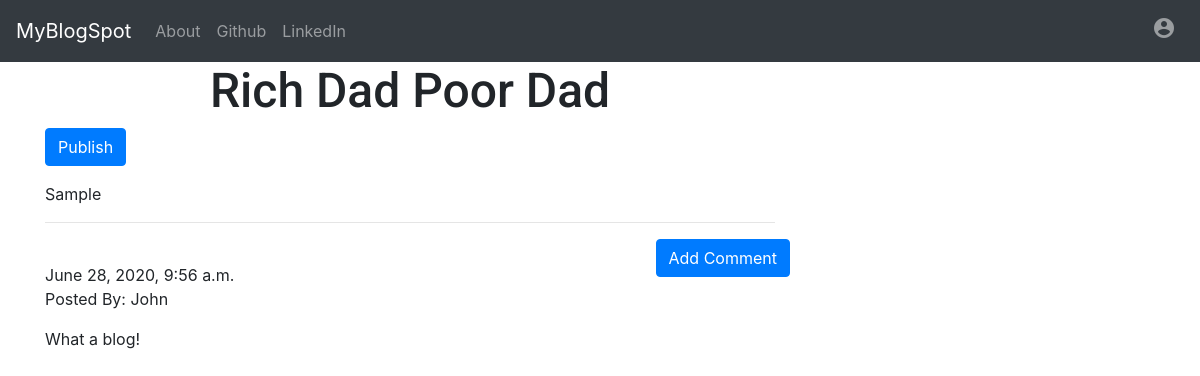
The page /post/5 on the database its author committed.
### blog/models.py (models this page shows, shortened)
class Post(models.Model):
    author = models.ForeignKey('auth.User', on_delete=models.CASCADE)
    title = models.CharField(max_length=200)
    text = models.TextField()
    create_date = models.DateTimeField(default=timezone.now)
    published_date = models.DateTimeField(blank=True, null=True)

class Comment(models.Model):
    post = models.ForeignKey('blog.Post', related_name='comments', on_delete=models.CASCADE)
    author = models.CharField(max_length=200)
    text = models.TextField()
    create_date = models.DateTimeField(default=timezone.now)
    approved_comment = models.BooleanField(default=False)

### blog/views.py (the view)
# urls.py: re_path(r'^post/(?P<pk>\d+)$', views.PostDetailView.as_view(), name='post_detail'),
class PostDetailView(DetailView):
    model = Post

### blog/templates/blog/post_detail.html (shortened to what this page needs)
{% extends 'blog/base.html' %}
{% block content %}
    <h1 class="posttitle loader">{{ post.title }}</h1>
    {% if post.published_date %}
        <div class="date postdate">
            {{ post.published_date }}
        </div>
    {% else %}
        <a href="{% url 'post_publish' post.pk %}" class="btn btn-primary">Publish</a>
    {% endif %}
    <p class="postcontent">{{ post.text|safe|linebreaksbr }}</p>
    <hr>
    <a href="{% url 'add_comment_to_post' post.pk %}" class="btn btn-primary btn-comment">Add Comment</a>
    <div class="cotainer">
        {% for comment in post.comments.all %}
            <br>
            {% if user.is_authenticated or comment.approved_comment %}
                {{ comment.create_date }}
                <p>Posted By: {{ comment.author }}</p>
                <p>{{ comment.text|safe|linebreaks }}</p>
            {% endif %}
        {% empty %}
            <p>No Comments!</p>
        {% endfor %}
    </div>
{% endblock %}

### blog/static/CSS/blog.css (style rules this page uses)
.loader { filter: hue-rotate(0deg); color: linear-gradient(45deg, #0f8, #08f); animation: hue 10000ms infinite linear; }
.posttitle { text-align: center; font-family: Roboto, sans-serif; font-size: 3em; }
.postcontent { font-family: Roboto, sans-serif; font-size: 1.5em; }
.btn-comment { position: absolute; right: 0px; }

### rows shown on the page
Post: title "Rich Dad Poor Dad", text "Sample"
Comment: create_date "June 28, 2020, 9:56 a.m.", author "John", text "What a blog!"
